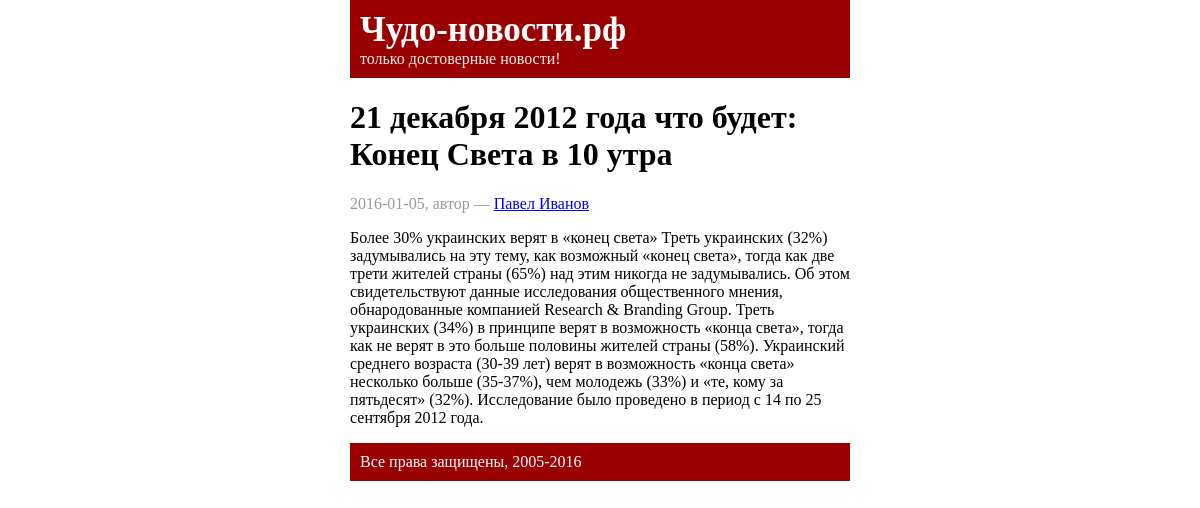
Screenshot of /?news_id=3 with the database file from the repository.
### tables this page shows
CREATE TABLE IF NOT EXISTS `news` (
  `id` int(10) unsigned NOT NULL,
  `publish_date` date NOT NULL,
  `title` varchar(255) NOT NULL,
  `text` text NOT NULL,
  `author_id` int(11) NOT NULL
);

CREATE TABLE IF NOT EXISTS `authors` (
  `id` int(10) unsigned NOT NULL,
  `name` varchar(255) NOT NULL
);

### includes/News.php (called while the page is built, shortened)
<?php
class News
{
    public function getOneNew($action) {
        $mysqli = new DB_Connection();
        $result = $mysqli->getConnect()->query('SELECT news.*, authors.name, authors.id
                                                AS authors FROM news, authors
                                                WHERE
                                                 news.author_id = authors.id
                                                AND news.id = ' .$action . ' LIMIT 1');
        $news = array();
        while($row = $result->fetch_assoc()) {
            $news[] = $row;
        }
        include ROOT. '/pages/list_news.php';
    }
}

### includes/DB_Connection.php (called while the page is built)
<?php
class DB_Connection
{
    private $dbname;
    private $dbhost;
    private $db_pass;
    private $db_user;
    public function __construct() {
        $connect_info = include(ROOT.'/includes/db_connect_info.php');
        $this->dbhost=$connect_info['db_host'];
        $this->dbname=$connect_info['db_name'];
        $this->db_pass=$connect_info['db_password'];
        $this->db_user=$connect_info['db_user'];
    }
    public function getConnect() {
        $mysqli = new mysqli($this->dbhost, $this->db_user, $this->db_pass, $this->dbname)
        or die('No connect to db');
        $mysqli->set_charset('utf8');
        return $mysqli;
    }
}

### pages/list_news.php (the view)
<?php foreach($news as $row): ?>
    <h1><?=$row['title']; ?></h1>
    <div class="date">
        <?=$row['publish_date'];?>, автор &mdash;
        <a href="?author_id=<?=$row['author_id'];?>"><?=$row['name'];?></a>
    </div>
    <div class="text">
         <p><?=$row['text'];?></p>
    </div>
<?php endforeach; ?>

### pages/header.php (style rules this page uses)
.date { margin:5px 0; color:#999; }

### rows the page displays
news: title "21 декабря 2012 года что будет: Конец Света в 10 утра", publish_date "2016-01-05", author.name "Павел Иванов", text "Более 30% украинских верят в «конец света» Треть украинских (32%) задумывались на эту тему, как возможный «конец света», тогда как две трети жителей страны (65%) над этим никогда не задумывались. Об этом свидетельствуют данные исследования общественного мнения, обнародованные компанией Research & Branding Group. Треть украинских (34%) в принципе верят в возможность «конца света», тогда как не верят в это больше половины жителей страны (58%). Украинский среднего возраста (30-39 лет) верят в возможность «конца света» несколько больше (35-37%), чем молодежь (33%) и «те, кому за пятьдесят» (32%). Исследование было проведено в период с 14 по 25 сентября 2012 года."
